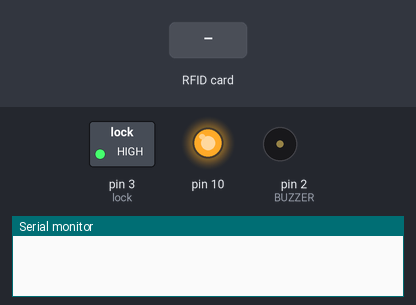
This sketch was run on a simulated Arduino Uno, built with avr-gcc and run on an emulated ATmega328P. On the bench: switched loads named in the sketch (green lamp = pin HIGH), output pins drawn as LEDs (lit = HIGH), buzzer (waves = sounding), the last lines printed to the serial monitor. Inputs (shaded band) come from the test bench.

Above: at 1.2 s.
1.3 s: RFID card 5D EE 48 62 held to the reader
At 1.95 s:
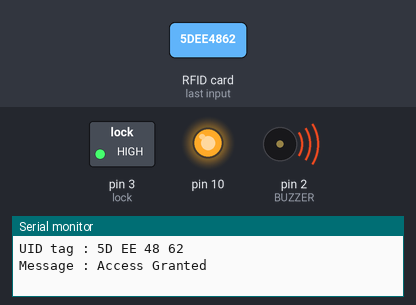
At 3.4 s:
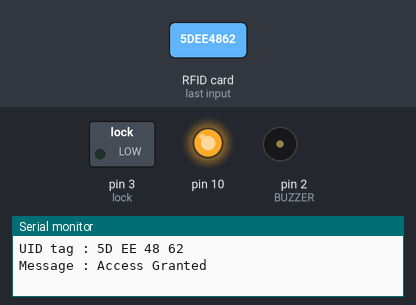
4.0 s: RFID card 5B 9F C2 3B held to the reader
Timing chart, 0 to 12.6 s (numbered marks = the images above; inputs shaded):
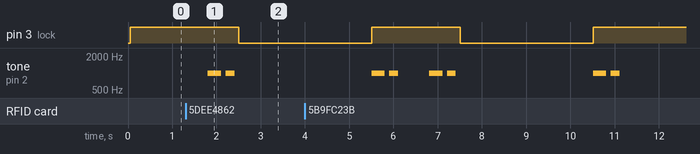

The sketch:

door-lock.ino
```cpp
//RFID Door Lock System
#include <Wire.h>
#include <SPI.h>
#include <MFRC522.h>
#define SS_PIN 4
#define RST_PIN 2
#define MISO_PIN  6  //GPIO27
#define MOSI_PIN  7  //GPIO26
#define SCK_PIN   5
#define BUZZER 2
#define lock 3
MFRC522 mfrc522(SS_PIN, RST_PIN); // Create MFRC522 instance.
void setup()
{
Serial.begin(9600); // Initiate a serial communication
SPI.begin(); // Initiate SPI bus
mfrc522.PCD_Init(); // Initiate MFRC522
pinMode(BUZZER, OUTPUT);
noTone(BUZZER);
pinMode(lock,OUTPUT);
}
void loop()
{
  digitalWrite(lock,HIGH);
// Look for new cards
if ( ! mfrc522.PICC_IsNewCardPresent())
{
return;
}
// Select one of the cards
if ( ! mfrc522.PICC_ReadCardSerial())
{
return;
}
Serial.print("UID tag :");
String content= "";
byte letter;
for (byte i = 0; i < mfrc522.uid.size; i++)
{
Serial.print(mfrc522.uid.uidByte[i] < 0x10 ? " 0" : " ");
Serial.print(mfrc522.uid.uidByte[i], HEX);
content.concat(String(mfrc522.uid.uidByte[i] < 0x10 ? " 0" : " "));
content.concat(String(mfrc522.uid.uidByte[i], HEX));
}
Serial.println();
Serial.print("Message : ");
content.toUpperCase();
if ((content.substring(1) == "5D EE 48 62")||(content.substring(1) == "5B 9F C2 3B"))
{
Serial.println("Access Granted");
Serial.println();
delay(500);
tone(BUZZER, 1000); // Play a 1000 Hz tone
delay(300); // Wait for 0.3 second
noTone(BUZZER); // Stop the tone
delay(100); // Wait for 0.1 second
tone(BUZZER, 1000); // Play a 1000 Hz tone
delay(200); // Wait for 0.2 second
noTone(BUZZER); // Stop the tone
delay(100); // Wait for 0.1 second
digitalWrite(lock,LOW);
delay(3000);
digitalWrite(lock,HIGH);
tone(BUZZER, 1000); // Play a 1000 Hz tone
delay(300); // Wait for 0.3 second
noTone(BUZZER); // Stop the tone
delay(100); // Wait for 0.1 second
tone(BUZZER, 1000); // Play a 1000 Hz tone
delay(200); // Wait for 0.2 second
noTone(BUZZER); // Stop the tone
delay(100); // Wait for 0.1 second
delay(100);
}
else
{
  Serial.println("Access Denied");
  Serial.println();
  digitalWrite(lock,HIGH);
  tone(BUZZER, 1000); // Play a 1000 Hz tone
  delay(1500); // Wait for 1 second
  noTone(BUZZER); // Stop the tone
  delay(1000); // Wait for 1 second
}
}
```

Measured:
- after the input at 1.3 s, pin 3 (lock): HIGH → LOW after 1.2 s; tone on pin 2 (BUZZER): silent → 1000 Hz after 0.51 s, → silent 0.30 s later, → 1000 Hz 0.10 s later, → silent 0.20 s later
